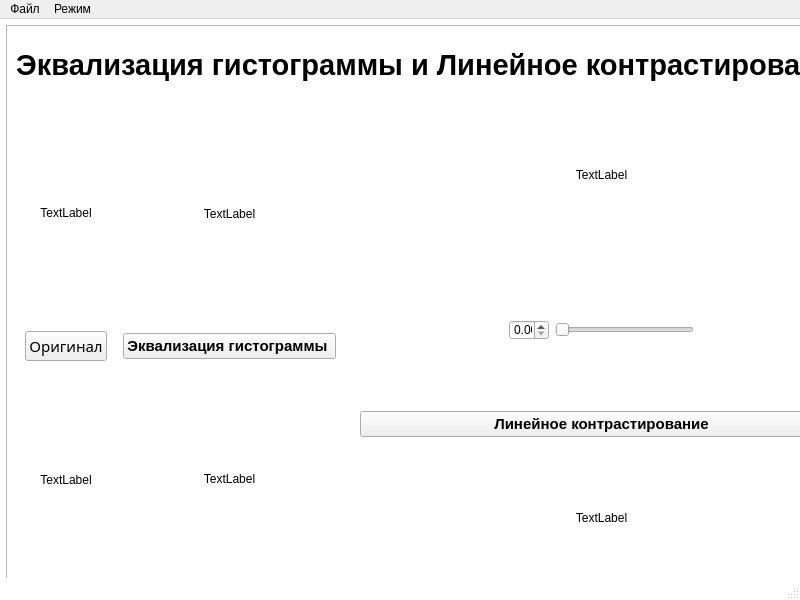
<?xml version="1.0" encoding="UTF-8"?>
<ui version="4.0">
 <class>MainWindow</class>
 <widget class="QMainWindow" name="MainWindow">
  <property name="geometry">
   <rect>
    <x>0</x>
    <y>0</y>
    <width>800</width>
    <height>600</height>
   </rect>
  </property>
  <property name="sizePolicy">
   <sizepolicy hsizetype="Maximum" vsizetype="Maximum">
    <horstretch>0</horstretch>
    <verstretch>0</verstretch>
   </sizepolicy>
  </property>
  <property name="maximumSize">
   <size>
    <width>16777215</width>
    <height>16777215</height>
   </size>
  </property>
  <property name="windowTitle">
   <string>Обработка цифровых изображений</string>
  </property>
  <property name="styleSheet">
   <string notr="true">#MainWindow{
background-color:rgb(255, 255, 255)
}</string>
  </property>
  <widget class="QWidget" name="centralwidget">
   <property name="sizePolicy">
    <sizepolicy hsizetype="Preferred" vsizetype="Preferred">
     <horstretch>0</horstretch>
     <verstretch>0</verstretch>
    </sizepolicy>
   </property>
   <property name="maximumSize">
    <size>
     <width>16777215</width>
     <height>16777215</height>
    </size>
   </property>
   <widget class="QScrollArea" name="scrollArea">
    <property name="geometry">
     <rect>
      <x>6</x>
      <y>6</y>
      <width>800</width>
      <height>600</height>
     </rect>
    </property>
    <property name="styleSheet">
     <string notr="true"/>
    </property>
    <property name="widgetResizable">
     <bool>true</bool>
    </property>
    <widget class="QWidget" name="scrollAreaWidgetContents_4">
     <property name="geometry">
      <rect>
       <x>0</x>
       <y>0</y>
       <width>798</width>
       <height>598</height>
      </rect>
     </property>
     <property name="styleSheet">
      <string notr="true">#scrollAreaWidgetContents_4{
background-color:rgb(255, 255, 255)
}</string>
     </property>
     <layout class="QVBoxLayout" name="verticalLayout_5">
      <item>
       <widget class="QLabel" name="lb_header">
        <property name="sizePolicy">
         <sizepolicy hsizetype="Preferred" vsizetype="Preferred">
          <horstretch>0</horstretch>
          <verstretch>0</verstretch>
         </sizepolicy>
        </property>
        <property name="minimumSize">
         <size>
          <width>0</width>
          <height>50</height>
         </size>
        </property>
        <property name="maximumSize">
         <size>
          <width>16777215</width>
          <height>40</height>
         </size>
        </property>
        <property name="baseSize">
         <size>
          <width>0</width>
          <height>0</height>
         </size>
        </property>
        <property name="font">
         <font>
          <pointsize>22</pointsize>
          <bold>true</bold>
         </font>
        </property>
        <property name="text">
         <string>Эквализация гистограммы и Линейное контрастирование</string>
        </property>
        <property name="alignment">
         <set>Qt::AlignCenter</set>
        </property>
       </widget>
      </item>
      <item>
       <layout class="QHBoxLayout" name="horizontalLayout_2">
        <item>
         <widget class="QWidget" name="w_original" native="true">
          <layout class="QVBoxLayout" name="verticalLayout_2">
           <item>
            <widget class="QLabel" name="lb_Image1">
             <property name="sizePolicy">
              <sizepolicy hsizetype="Preferred" vsizetype="Preferred">
               <horstretch>0</horstretch>
               <verstretch>0</verstretch>
              </sizepolicy>
             </property>
             <property name="minimumSize">
              <size>
               <width>0</width>
               <height>0</height>
              </size>
             </property>
             <property name="text">
              <string>TextLabel</string>
             </property>
             <property name="scaledContents">
              <bool>false</bool>
             </property>
             <property name="alignment">
              <set>Qt::AlignCenter</set>
             </property>
            </widget>
           </item>
           <item>
            <widget class="QPushButton" name="pb_original">
             <property name="font">
              <font>
               <family>Segoe UI Black</family>
               <pointsize>11</pointsize>
              </font>
             </property>
             <property name="text">
              <string>Оригинал</string>
             </property>
            </widget>
           </item>
           <item>
            <widget class="QLabel" name="lb_hist1">
             <property name="sizePolicy">
              <sizepolicy hsizetype="Preferred" vsizetype="Preferred">
               <horstretch>0</horstretch>
               <verstretch>0</verstretch>
              </sizepolicy>
             </property>
             <property name="text">
              <string>TextLabel</string>
             </property>
             <property name="scaledContents">
              <bool>false</bool>
             </property>
             <property name="alignment">
              <set>Qt::AlignCenter</set>
             </property>
            </widget>
           </item>
          </layout>
         </widget>
        </item>
        <item>
         <widget class="QWidget" name="w_modified1" native="true">
          <layout class="QVBoxLayout" name="verticalLayout_3">
           <property name="leftMargin">
            <number>1</number>
           </property>
           <item>
            <widget class="QLabel" name="lb_Image2">
             <property name="sizePolicy">
              <sizepolicy hsizetype="Preferred" vsizetype="Preferred">
               <horstretch>0</horstretch>
               <verstretch>0</verstretch>
              </sizepolicy>
             </property>
             <property name="text">
              <string>TextLabel</string>
             </property>
             <property name="scaledContents">
              <bool>false</bool>
             </property>
             <property name="alignment">
              <set>Qt::AlignCenter</set>
             </property>
            </widget>
           </item>
           <item>
            <widget class="QPushButton" name="pushButton">
             <property name="font">
              <font>
               <pointsize>11</pointsize>
               <bold>true</bold>
              </font>
             </property>
             <property name="text">
              <string>Эквализация гистограммы </string>
             </property>
             <property name="autoDefault">
              <bool>false</bool>
             </property>
            </widget>
           </item>
           <item>
            <widget class="QLabel" name="lb_hist2">
             <property name="sizePolicy">
              <sizepolicy hsizetype="Preferred" vsizetype="Preferred">
               <horstretch>0</horstretch>
               <verstretch>0</verstretch>
              </sizepolicy>
             </property>
             <property name="text">
              <string>TextLabel</string>
             </property>
             <property name="scaledContents">
              <bool>false</bool>
             </property>
             <property name="alignment">
              <set>Qt::AlignCenter</set>
             </property>
            </widget>
           </item>
          </layout>
         </widget>
        </item>
        <item>
         <widget class="QWidget" name="w_modified2" native="true">
          <layout class="QVBoxLayout" name="verticalLayout_9">
           <item>
            <layout class="QHBoxLayout" name="horizontalLayout_4">
             <item>
              <widget class="QLabel" name="lb_Image3">
               <property name="text">
                <string>TextLabel</string>
               </property>
               <property name="alignment">
                <set>Qt::AlignCenter</set>
               </property>
              </widget>
             </item>
            </layout>
           </item>
           <item>
            <widget class="QWidget" name="horizontalWidget" native="true">
             <layout class="QHBoxLayout" name="horizontalLayout">
              <item>
               <spacer name="horizontalSpacer">
                <property name="orientation">
                 <enum>Qt::Horizontal</enum>
                </property>
                <property name="sizeHint" stdset="0">
                 <size>
                  <width>40</width>
                  <height>20</height>
                 </size>
                </property>
               </spacer>
              </item>
              <item>
               <widget class="QDoubleSpinBox" name="doubleSpinBox">
                <property name="maximumSize">
                 <size>
                  <width>40</width>
                  <height>20</height>
                 </size>
                </property>
               </widget>
              </item>
              <item>
               <widget class="QSlider" name="horizontalSlider">
                <property name="maximumSize">
                 <size>
                  <width>200</width>
                  <height>30</height>
                 </size>
                </property>
                <property name="orientation">
                 <enum>Qt::Horizontal</enum>
                </property>
               </widget>
              </item>
              <item>
               <spacer name="horizontalSpacer_2">
                <property name="orientation">
                 <enum>Qt::Horizontal</enum>
                </property>
                <property name="sizeHint" stdset="0">
                 <size>
                  <width>40</width>
                  <height>20</height>
                 </size>
                </property>
               </spacer>
              </item>
             </layout>
            </widget>
           </item>
           <item>
            <widget class="QPushButton" name="pushButton_3">
             <property name="font">
              <font>
               <pointsize>11</pointsize>
               <bold>true</bold>
              </font>
             </property>
             <property name="text">
              <string>Линейное контрастирование</string>
             </property>
            </widget>
           </item>
           <item>
            <widget class="QLabel" name="lb_hist3">
             <property name="text">
              <string>TextLabel</string>
             </property>
             <property name="alignment">
              <set>Qt::AlignCenter</set>
             </property>
            </widget>
           </item>
          </layout>
         </widget>
        </item>
       </layout>
      </item>
     </layout>
    </widget>
   </widget>
  </widget>
  <widget class="QMenuBar" name="menubar">
   <property name="geometry">
    <rect>
     <x>0</x>
     <y>0</y>
     <width>800</width>
     <height>17</height>
    </rect>
   </property>
   <widget class="QMenu" name="menu">
    <property name="title">
     <string>Файл</string>
    </property>
    <addaction name="a_open"/>
   </widget>
   <widget class="QMenu" name="menu_2">
    <property name="title">
     <string>Режим</string>
    </property>
    <addaction name="a_hist_and_contrast"/>
    <addaction name="a_hist_HSV_RGB"/>
    <addaction name="separator"/>
    <addaction name="a_add"/>
    <addaction name="a_multiply"/>
    <addaction name="a_power"/>
    <addaction name="a_logariphmic"/>
    <addaction name="a_negative"/>
   </widget>
   <addaction name="menu"/>
   <addaction name="menu_2"/>
  </widget>
  <widget class="QStatusBar" name="statusbar"/>
  <action name="a_open">
   <property name="text">
    <string>Открыть</string>
   </property>
  </action>
  <action name="a_hist_and_contrast">
   <property name="text">
    <string>Эквализация и линейное контрастирование</string>
   </property>
  </action>
  <action name="a_hist_HSV_RGB">
   <property name="text">
    <string>Построение и эквализация гистограммы</string>
   </property>
  </action>
  <action name="a_add">
   <property name="text">
    <string>Добавить значение</string>
   </property>
  </action>
  <action name="a_multiply">
   <property name="text">
    <string>Умножить на значение</string>
   </property>
  </action>
  <action name="a_power">
   <property name="text">
    <string>Возведение в степень</string>
   </property>
  </action>
  <action name="a_logariphmic">
   <property name="text">
    <string>Логарифмическое преобразование</string>
   </property>
  </action>
  <action name="a_negative">
   <property name="text">
    <string>Негатив</string>
   </property>
  </action>
 </widget>
 <resources/>
 <connections/>
</ui>
